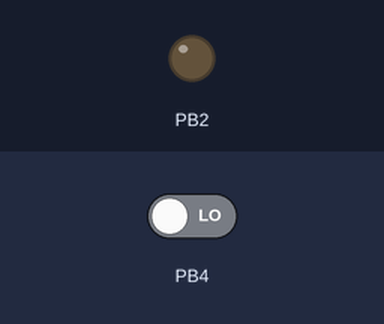
Simulated run of this sketch. Board: ATtiny85, built with avr-gcc and run on an emulated ATtiny85. Shown: output pins drawn as LEDs (lit = HIGH). The inputs (shaded band) are chosen by the test bench; at power-on: PB4 LOW. What the sketch prints to the serial monitor is not drawn.

Above: at 1.2 s.
1.3 s: PB4 driven HIGH
At 2.4 s:
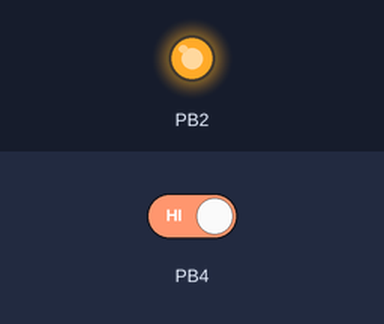
2.8 s: PB4 driven LOW
At 3.6 s:
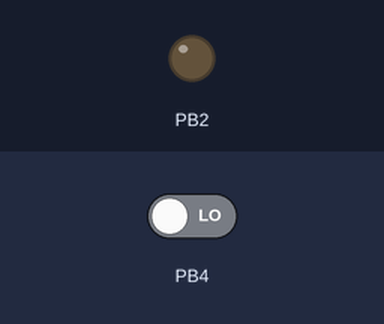
Timing chart, 0 to 5.8 s (numbered marks = the images above; inputs shaded):
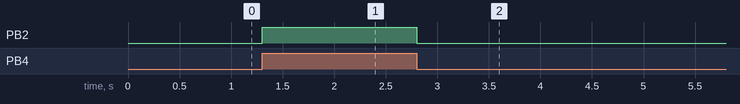

The sketch:

pir_sensor.ino
```cpp
void setup() {
  // put your setup code here, to run once:
Serial.begin(115200);
pinMode(2,OUTPUT);
pinMode(4,INPUT);
int digitalRead(4);
}

void loop() {
  // put your main code here, to run repeatedly:
  int a=digitalRead(4);
  if(a==1)
  {
   Serial.println("detected");
 digitalWrite(2,HIGH);
  }
  else
  {
  Serial.println("not detected");
 digitalWrite(2,LOW);
}
}
```

LED_glowing.c
```cpp
/*
 * GccApplication1.c
 *
 * Created: 09-05-2019 14:17:24
 * Author : ALEKHYA.C
 */

#ifndef F_CPU
#define F_CPU 16000000UL // 6 MHz CLOCKSPEED
#endif
#include <avr/io.h>
#include <util/delay.h>


int main(void)
{
    DDRB=0XFF;
    while (1)
    {
		PORTB =0XFF;
		_delay_ms(100);
		PORTB = 0x00;
		_delay_ms(100);
    }
}
```

Measured:
- after the input at 1.3 s, PB2: LOW → HIGH at once
- after the input at 2.8 s, PB2: HIGH → LOW at once
